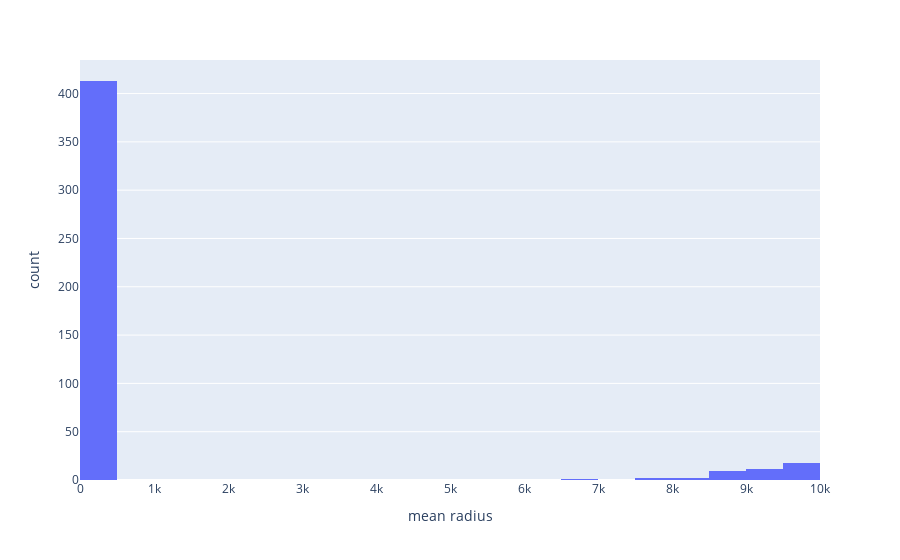
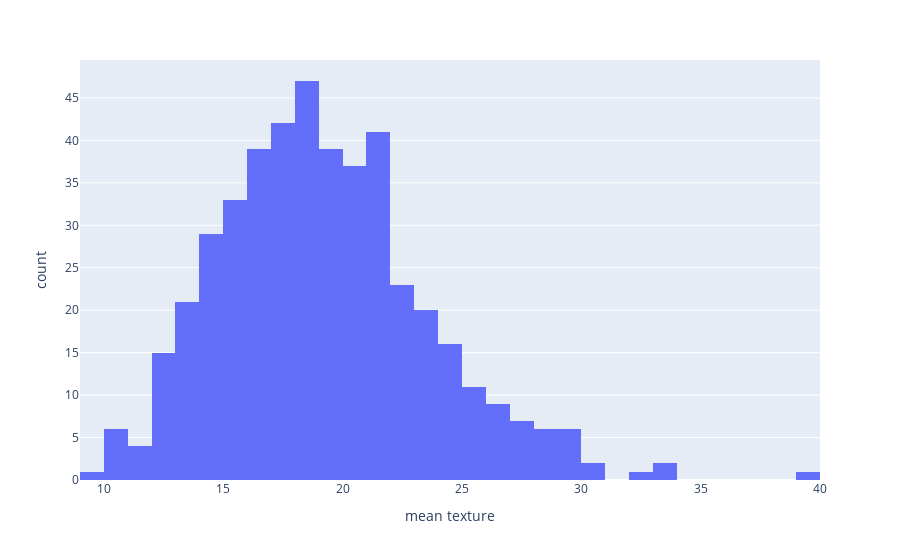
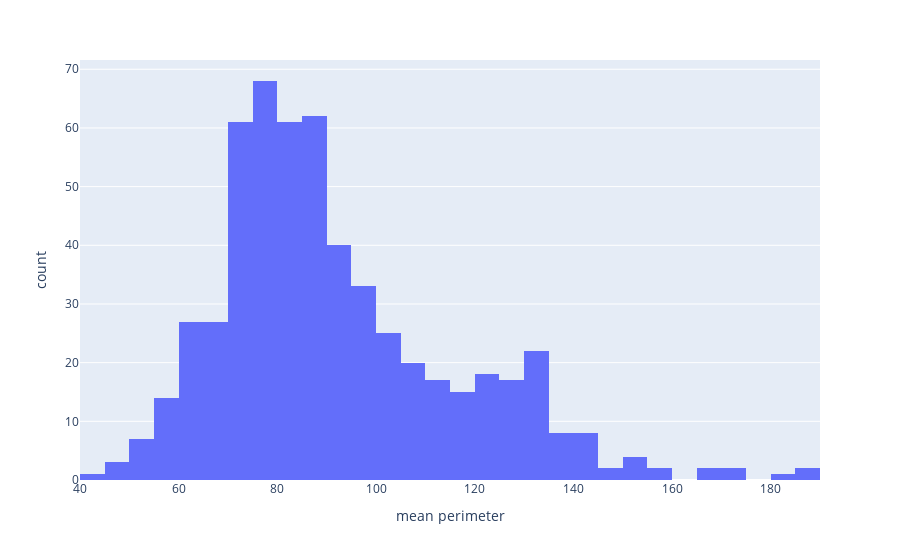
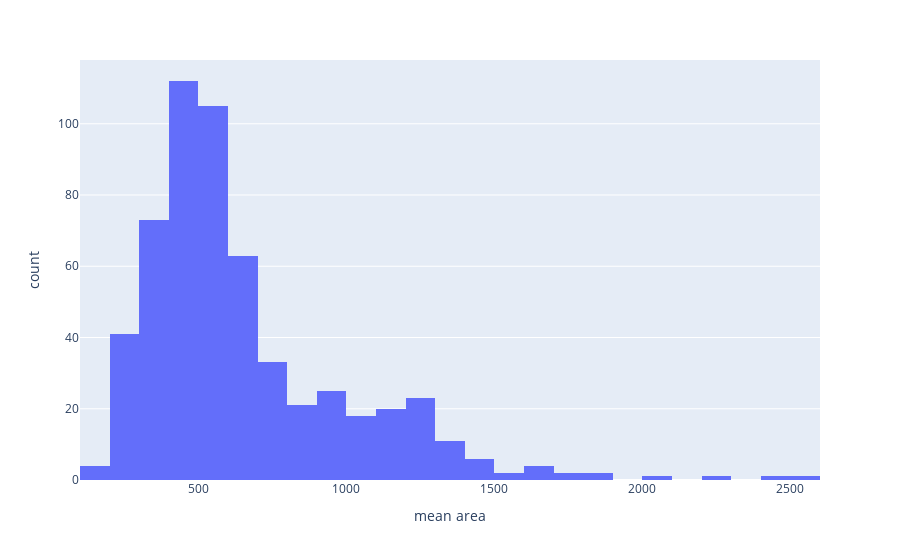

These figures' notebook cell, in order:
### Markdown cell above
## Statistical profile 
Next, the frequency distribution of the data will be displayed, allowing us to examine the potential presence of outliers. If outliers are identified, we can explore possible solutions to address them appropriately.

### Code cell
for col_name in data.columns:
    fig = px.histogram(data, col_name)
    fig.show()

### Figure 1 — Plotly figure (JSON) as saved in the notebook; plotly's stock layout.template omitted (floating-point values rounded to 4 significant figures; data arrays with more than 128 entries replaced by an {"elided": "..."} marker saying what was removed)
{"data": [{"alignmentgroup": "True", "bingroup": "x", "hovertemplate": "mean radius=%{x}<br>count=%{y}<extra></extra>", "legendgroup": "", "marker": {"color": "#636efa", "pattern": {"shape": ""}}, "name": "", "offsetgroup": "", "orientation": "v", "showlegend": false, "type": "histogram", "x": {"elided": "569 float values"}, "xaxis": "x", "yaxis": "y"}], "layout": {"barmode": "relative", "legend": {"tracegroupgap": 0}, "margin": {"t": 60}, "xaxis": {"anchor": "y", "domain": [0, 1], "title": {"text": "mean radius"}}, "yaxis": {"anchor": "x", "domain": [0, 1], "title": {"text": "count"}}}}

### Figure 2 — Plotly figure (JSON) as saved in the notebook; plotly's stock layout.template omitted (floating-point values rounded to 4 significant figures; data arrays with more than 128 entries replaced by an {"elided": "..."} marker saying what was removed)
{"data": [{"alignmentgroup": "True", "bingroup": "x", "hovertemplate": "mean texture=%{x}<br>count=%{y}<extra></extra>", "legendgroup": "", "marker": {"color": "#636efa", "pattern": {"shape": ""}}, "name": "", "offsetgroup": "", "orientation": "v", "showlegend": false, "type": "histogram", "x": {"elided": "569 float values"}, "xaxis": "x", "yaxis": "y"}], "layout": {"barmode": "relative", "legend": {"tracegroupgap": 0}, "margin": {"t": 60}, "xaxis": {"anchor": "y", "domain": [0, 1], "title": {"text": "mean texture"}}, "yaxis": {"anchor": "x", "domain": [0, 1], "title": {"text": "count"}}}}

### Figure 3 — Plotly figure (JSON) as saved in the notebook; plotly's stock layout.template omitted (floating-point values rounded to 4 significant figures; data arrays with more than 128 entries replaced by an {"elided": "..."} marker saying what was removed)
{"data": [{"alignmentgroup": "True", "bingroup": "x", "hovertemplate": "mean perimeter=%{x}<br>count=%{y}<extra></extra>", "legendgroup": "", "marker": {"color": "#636efa", "pattern": {"shape": ""}}, "name": "", "offsetgroup": "", "orientation": "v", "showlegend": false, "type": "histogram", "x": {"elided": "569 float values"}, "xaxis": "x", "yaxis": "y"}], "layout": {"barmode": "relative", "legend": {"tracegroupgap": 0}, "margin": {"t": 60}, "xaxis": {"anchor": "y", "domain": [0, 1], "title": {"text": "mean perimeter"}}, "yaxis": {"anchor": "x", "domain": [0, 1], "title": {"text": "count"}}}}

### Figure 4 — Plotly figure (JSON) as saved in the notebook; plotly's stock layout.template omitted (floating-point values rounded to 4 significant figures; data arrays with more than 128 entries replaced by an {"elided": "..."} marker saying what was removed)
{"data": [{"alignmentgroup": "True", "bingroup": "x", "hovertemplate": "mean area=%{x}<br>count=%{y}<extra></extra>", "legendgroup": "", "marker": {"color": "#636efa", "pattern": {"shape": ""}}, "name": "", "offsetgroup": "", "orientation": "v", "showlegend": false, "type": "histogram", "x": {"elided": "569 float values"}, "xaxis": "x", "yaxis": "y"}], "layout": {"barmode": "relative", "legend": {"tracegroupgap": 0}, "margin": {"t": 60}, "xaxis": {"anchor": "y", "domain": [0, 1], "title": {"text": "mean area"}}, "yaxis": {"anchor": "x", "domain": [0, 1], "title": {"text": "count"}}}}
